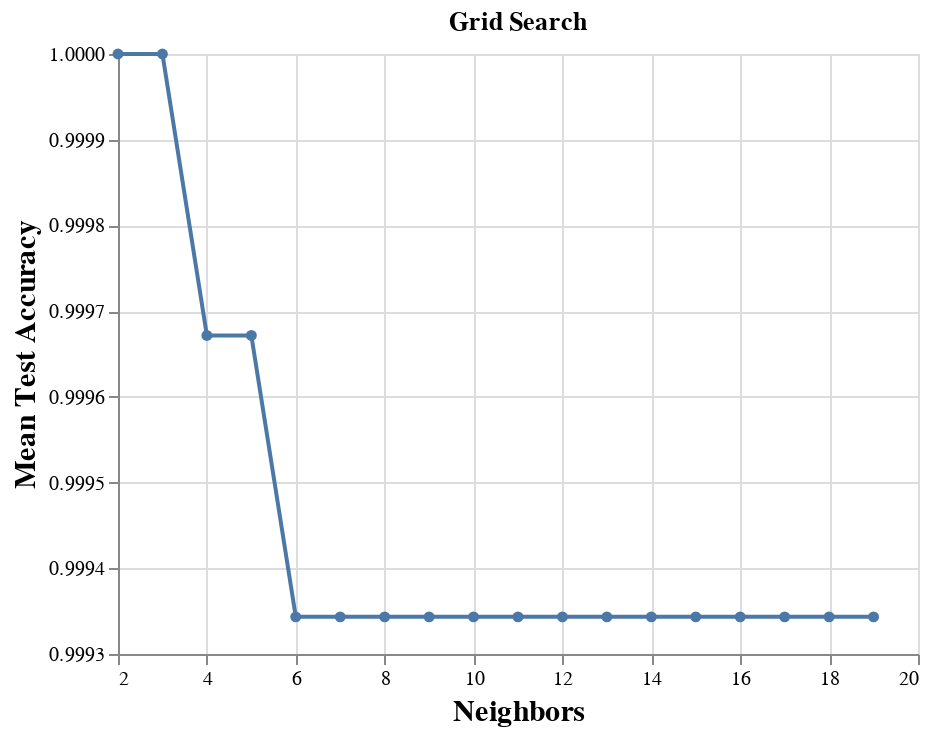

Notebook source saved alongside this figure:
### Code cell
accuracy_versus_k_grid

### Figure 1 — Vega-Lite specification as saved in the notebook (floating-point values rounded to 4 significant figures)
{"config": {"view": {"continuousWidth": 400, "continuousHeight": 300}, "axis": {"labelFontSize": 10, "titleFontSize": 15}}, "data": {"name": "data-71c43976daa884a9e19a88c78f80a7bf"}, "mark": {"type": "line", "point": true}, "encoding": {"x": {"field": "param_kneighborsclassifier__n_neighbors", "scale": {"zero": false}, "title": "Neighbors", "type": "quantitative"}, "y": {"field": "mean_test_accuracy", "scale": {"zero": false}, "title": "Mean Test Accuracy", "type": "quantitative"}}, "height": 300, "title": "Grid Search", "width": 400, "$schema": "https://vega.github.io/schema/vega-lite/v4.17.0.json", "datasets": {"data-71c43976daa884a9e19a88c78f80a7bf": [{"mean_fit_time": 0.1088, "std_fit_time": 0.03274, "mean_score_time": 0.4532, "std_score_time": 0.165, "param_kneighborsclassifier__n_neighbors": 2, "params": {"kneighborsclassifier__n_neighbors": 2}, "split0_test_accuracy": 1.0, "split1_test_accuracy": 1.0, "split2_test_accuracy": 1.0, "split3_test_accuracy": 1.0, "split4_test_accuracy": 1.0, "mean_test_accuracy": 1.0, "std_test_accuracy": 0.0, "rank_test_accuracy": 1, "split0_test_recall": 1.0, "split1_test_recall": 1.0, "split2_test_recall": 1.0, "split3_test_recall": 1.0, "split4_test_recall": 1.0, "mean_test_recall": 1.0, "std_test_recall": 0.0, "rank_test_recall": 1}, {"mean_fit_time": 0.07372, "std_fit_time": 0.03882, "mean_score_time": 0.2533, "std_score_time": 0.1315, "param_kneighborsclassifier__n_neighbors": 3, "params": {"kneighborsclassifier__n_neighbors": 3}, "split0_test_accuracy": 1.0, "split1_test_accuracy": 1.0, "split2_test_accuracy": 1.0, "split3_test_accuracy": 1.0, "split4_test_accuracy": 1.0, "mean_test_accuracy": 1.0, "std_test_accuracy": 0.0, "rank_test_accuracy": 1, "split0_test_recall": 1.0, "split1_test_recall": 1.0, "split2_test_recall": 1.0, "split3_test_recall": 1.0, "split4_test_recall": 1.0, "mean_test_recall": 1.0, "std_test_recall": 0.0, "rank_test_recall": 1}, {"mean_fit_time": 0.07039, "std_fit_time": 0.02663, "mean_score_time": 0.2889, "std_score_time": 0.1013, "param_kneighborsclassifier__n_neighbors": 4, "params": {"kneighborsclassifier__n_neighbors": 4}, "split0_test_accuracy": 1.0, "split1_test_accuracy": 1.0, "split2_test_accuracy": 1.0, "split3_test_accuracy": 1.0, "split4_test_accuracy": 0.9984, "mean_test_accuracy": 0.9997, "std_test_accuracy": 0.0006568, "rank_test_accuracy": 3, "split0_test_recall": 1.0, "split1_test_recall": 1.0, "split2_test_recall": 1.0, "split3_test_recall": 1.0, "split4_test_recall": 0.9966, "mean_test_recall": 0.9993, "std_test_recall": 0.001361, "rank_test_recall": 3}, {"mean_fit_time": 0.1089, "std_fit_time": 0.08291, "mean_score_time": 0.398, "std_score_time": 0.2216, "param_kneighborsclassifier__n_neighbors": 5, "params": {"kneighborsclassifier__n_neighbors": 5}, "split0_test_accuracy": 1.0, "split1_test_accuracy": 1.0, "split2_test_accuracy": 1.0, "split3_test_accuracy": 1.0, "split4_test_accuracy": 0.9984, "mean_test_accuracy": 0.9997, "std_test_accuracy": 0.0006568, "rank_test_accuracy": 3, "split0_test_recall": 1.0, "split1_test_recall": 1.0, "split2_test_recall": 1.0, "split3_test_recall": 1.0, "split4_test_recall": 0.9966, "mean_test_recall": 0.9993, "std_test_recall": 0.001361, "rank_test_recall": 3}, {"mean_fit_time": 0.06629, "std_fit_time": 0.02737, "mean_score_time": 0.2857, "std_score_time": 0.2048, "param_kneighborsclassifier__n_neighbors": 6, "params": {"kneighborsclassifier__n_neighbors": 6}, "split0_test_accuracy": 0.9992, "split1_test_accuracy": 1.0, "split2_test_accuracy": 0.9992, "split3_test_accuracy": 1.0, "split4_test_accuracy": 0.9984, "mean_test_accuracy": 0.9993, "std_test_accuracy": 0.0006144, "rank_test_accuracy": 5, "split0_test_recall": 0.9983, "split1_test_recall": 1.0, "split2_test_recall": 0.9983, "split3_test_recall": 1.0, "split4_test_recall": 0.9966, "mean_test_recall": 0.9986, "std_test_recall": 0.001273, "rank_test_recall": 5}, {"mean_fit_time": 0.04663, "std_fit_time": 0.00265, "mean_score_time": 0.1801, "std_score_time": 0.006636, "param_kneighborsclassifier__n_neighbors": 7, "params": {"kneighborsclassifier__n_neighbors": 7}, "split0_test_accuracy": 0.9992, "split1_test_accuracy": 1.0, "split2_test_accuracy": 0.9992, "split3_test_accuracy": 1.0, "split4_test_accuracy": 0.9984, "mean_test_accuracy": 0.9993, "std_test_accuracy": 0.0006144, "rank_test_accuracy": 5, "split0_test_recall": 0.9983, "split1_test_recall": 1.0, "split2_test_recall": 0.9983, "split3_test_recall": 1.0, "split4_test_recall": 0.9966, "mean_test_recall": 0.9986, "std_test_recall": 0.001273, "rank_test_recall": 5}, {"mean_fit_time": 0.05374, "std_fit_time": 0.008536, "mean_score_time": 0.2877, "std_score_time": 0.1373, "param_kneighborsclassifier__n_neighbors": 8, "params": {"kneighborsclassifier__n_neighbors": 8}, "split0_test_accuracy": 0.9992, "split1_test_accuracy": 1.0, "split2_test_accuracy": 0.9992, "split3_test_accuracy": 1.0, "split4_test_accuracy": 0.9984, "mean_test_accuracy": 0.9993, "std_test_accuracy": 0.0006144, "rank_test_accuracy": 5, "split0_test_recall": 0.9983, "split1_test_recall": 1.0, "split2_test_recall": 0.9983, "split3_test_recall": 1.0, "split4_test_recall": 0.9966, "mean_test_recall": 0.9986, "std_test_recall": 0.001273, "rank_test_recall": 5}, {"mean_fit_time": 0.04394, "std_fit_time": 0.001917, "mean_score_time": 0.1765, "std_score_time": 0.004496, "param_kneighborsclassifier__n_neighbors": 9, "params": {"kneighborsclassifier__n_neighbors": 9}, "split0_test_accuracy": 0.9992, "split1_test_accuracy": 1.0, "split2_test_accuracy": 0.9992, "split3_test_accuracy": 1.0, "split4_test_accuracy": 0.9984, "mean_test_accuracy": 0.9993, "std_test_accuracy": 0.0006144, "rank_test_accuracy": 5, "split0_test_recall": 0.9983, "split1_test_recall": 1.0, "split2_test_recall": 0.9983, "split3_test_recall": 1.0, "split4_test_recall": 0.9966, "mean_test_recall": 0.9986, "std_test_recall": 0.001273, "rank_test_recall": 5}, {"mean_fit_time": 0.04456, "std_fit_time": 0.00402, "mean_score_time": 0.1749, "std_score_time": 0.005928, "param_kneighborsclassifier__n_neighbors": 10, "params": {"kneighborsclassifier__n_neighbors": 10}, "split0_test_accuracy": 0.9992, "split1_test_accuracy": 1.0, "split2_test_accuracy": 0.9992, "split3_test_accuracy": 1.0, "split4_test_accuracy": 0.9984, "mean_test_accuracy": 0.9993, "std_test_accuracy": 0.0006144, "rank_test_accuracy": 5, "split0_test_recall": 0.9983, "split1_test_recall": 1.0, "split2_test_recall": 0.9983, "split3_test_recall": 1.0, "split4_test_recall": 0.9966, "mean_test_recall": 0.9986, "std_test_recall": 0.001273, "rank_test_recall": 5}, {"mean_fit_time": 0.05782, "std_fit_time": 0.01717, "mean_score_time": 0.2414, "std_score_time": 0.05126, "param_kneighborsclassifier__n_neighbors": 11, "params": {"kneighborsclassifier__n_neighbors": 11}, "split0_test_accuracy": 0.9992, "split1_test_accuracy": 1.0, "split2_test_accuracy": 0.9992, "split3_test_accuracy": 1.0, "split4_test_accuracy": 0.9984, "mean_test_accuracy": 0.9993, "std_test_accuracy": 0.0006144, "rank_test_accuracy": 5, "split0_test_recall": 0.9983, "split1_test_recall": 1.0, "split2_test_recall": 0.9983, "split3_test_recall": 1.0, "split4_test_recall": 0.9966, "mean_test_recall": 0.9986, "std_test_recall": 0.001273, "rank_test_recall": 5}, {"mean_fit_time": 0.05823, "std_fit_time": 0.02115, "mean_score_time": 0.1973, "std_score_time": 0.0195, "param_kneighborsclassifier__n_neighbors": 12, "params": {"kneighborsclassifier__n_neighbors": 12}, "split0_test_accuracy": 0.9992, "split1_test_accuracy": 1.0, "split2_test_accuracy": 0.9992, "split3_test_accuracy": 1.0, "split4_test_accuracy": 0.9984, "mean_test_accuracy": 0.9993, "std_test_accuracy": 0.0006144, "rank_test_accuracy": 5, "split0_test_recall": 0.9983, "split1_test_recall": 1.0, "split2_test_recall": 0.9983, "split3_test_recall": 1.0, "split4_test_recall": 0.9966, "mean_test_recall": 0.9986, "std_test_recall": 0.001273, "rank_test_recall": 5}, {"mean_fit_time": 0.04201, "std_fit_time": 0.003138, "mean_score_time": 0.1828, "std_score_time": 0.02433, "param_kneighborsclassifier__n_neighbors": 13, "params": {"kneighborsclassifier__n_neighbors": 13}, "split0_test_accuracy": 0.9992, "split1_test_accuracy": 1.0, "split2_test_accuracy": 0.9992, "split3_test_accuracy": 1.0, "split4_test_accuracy": 0.9984, "mean_test_accuracy": 0.9993, "std_test_accuracy": 0.0006144, "rank_test_accuracy": 5, "split0_test_recall": 0.9983, "split1_test_recall": 1.0, "split2_test_recall": 0.9983, "split3_test_recall": 1.0, "split4_test_recall": 0.9966, "mean_test_recall": 0.9986, "std_test_recall": 0.001273, "rank_test_recall": 5}, {"mean_fit_time": 0.05389, "std_fit_time": 0.01502, "mean_score_time": 0.2285, "std_score_time": 0.05037, "param_kneighborsclassifier__n_neighbors": 14, "params": {"kneighborsclassifier__n_neighbors": 14}, "split0_test_accuracy": 0.9992, "split1_test_accuracy": 1.0, "split2_test_accuracy": 0.9992, "split3_test_accuracy": 1.0, "split4_test_accuracy": 0.9984, "mean_test_accuracy": 0.9993, "std_test_accuracy": 0.0006144, "rank_test_accuracy": 5, "split0_test_recall": 0.9983, "split1_test_recall": 1.0, "split2_test_recall": 0.9983, "split3_test_recall": 1.0, "split4_test_recall": 0.9966, "mean_test_recall": 0.9986, "std_test_recall": 0.001273, "rank_test_recall": 5}, {"mean_fit_time": 0.04995, "std_fit_time": 0.005336, "mean_score_time": 0.1949, "std_score_time": 0.01879, "param_kneighborsclassifier__n_neighbors": 15, "params": {"kneighborsclassifier__n_neighbors": 15}, "split0_test_accuracy": 0.9992, "split1_test_accuracy": 1.0, "split2_test_accuracy": 0.9992, "split3_test_accuracy": 1.0, "split4_test_accuracy": 0.9984, "mean_test_accuracy": 0.9993, "std_test_accuracy": 0.0006144, "rank_test_accuracy": 5, "split0_test_recall": 0.9983, "split1_test_recall": 1.0, "split2_test_recall": 0.9983, "split3_test_recall": 1.0, "split4_test_recall": 0.9966, "mean_test_recall": 0.9986, "std_test_recall": 0.001273, "rank_test_recall": 5}, {"mean_fit_time": 0.06543, "std_fit_time": 0.02894, "mean_score_time": 0.2861, "std_score_time": 0.08089, "param_kneighborsclassifier__n_neighbors": 16, "params": {"kneighborsclassifier__n_neighbors": 16}, "split0_test_accuracy": 0.9992, "split1_test_accuracy": 1.0, "split2_test_accuracy": 0.9992, "split3_test_accuracy": 1.0, "split4_test_accuracy": 0.9984, "mean_test_accuracy": 0.9993, "std_test_accuracy": 0.0006144, "rank_test_accuracy": 5, "split0_test_recall": 0.9983, "split1_test_recall": 1.0, "split2_test_recall": 0.9983, "split3_test_recall": 1.0, "split4_test_recall": 0.9966, "mean_test_recall": 0.9986, "std_test_recall": 0.001273, "rank_test_recall": 5}, {"mean_fit_time": 0.06456, "std_fit_time": 0.03592, "mean_score_time": 0.2432, "std_score_time": 0.1054, "param_kneighborsclassifier__n_neighbors": 17, "params": {"kneighborsclassifier__n_neighbors": 17}, "split0_test_accuracy": 0.9992, "split1_test_accuracy": 1.0, "split2_test_accuracy": 0.9992, "split3_test_accuracy": 1.0, "split4_test_accuracy": 0.9984, "mean_test_accuracy": 0.9993, "std_test_accuracy": 0.0006144, "rank_test_accuracy": 5, "split0_test_recall": 0.9983, "split1_test_recall": 1.0, "split2_test_recall": 0.9983, "split3_test_recall": 1.0, "split4_test_recall": 0.9966, "mean_test_recall": 0.9986, "std_test_recall": 0.001273, "rank_test_recall": 5}, {"mean_fit_time": 0.07501, "std_fit_time": 0.0389, "mean_score_time": 0.2486, "std_score_time": 0.1323, "param_kneighborsclassifier__n_neighbors": 18, "params": {"kneighborsclassifier__n_neighbors": 18}, "split0_test_accuracy": 0.9992, "split1_test_accuracy": 1.0, "split2_test_accuracy": 0.9992, "split3_test_accuracy": 1.0, "split4_test_accuracy": 0.9984, "mean_test_accuracy": 0.9993, "std_test_accuracy": 0.0006144, "rank_test_accuracy": 5, "split0_test_recall": 0.9983, "split1_test_recall": 1.0, "split2_test_recall": 0.9983, "split3_test_recall": 1.0, "split4_test_recall": 0.9966, "mean_test_recall": 0.9986, "std_test_recall": 0.001273, "rank_test_recall": 5}, {"mean_fit_time": 0.06474, "std_fit_time": 0.02411, "mean_score_time": 0.2319, "std_score_time": 0.02572, "param_kneighborsclassifier__n_neighbors": 19, "params": {"kneighborsclassifier__n_neighbors": 19}, "split0_test_accuracy": 0.9992, "split1_test_accuracy": 1.0, "split2_test_accuracy": 0.9992, "split3_test_accuracy": 1.0, "split4_test_accuracy": 0.9984, "mean_test_accuracy": 0.9993, "std_test_accuracy": 0.0006144, "rank_test_accuracy": 5, "split0_test_recall": 0.9983, "split1_test_recall": 1.0, "split2_test_recall": 0.9983, "split3_test_recall": 1.0, "split4_test_recall": 0.9966, "mean_test_recall": 0.9986, "std_test_recall": 0.001273, "rank_test_recall": 5}]}}
